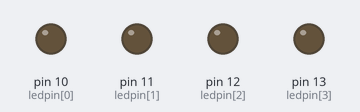
The sketch below on a simulated Arduino Uno, built with avr-gcc and run on an emulated ATmega328P. Shown: output pins drawn as LEDs (lit = HIGH).

Above: at 0.5 s.
At 2.5 s:
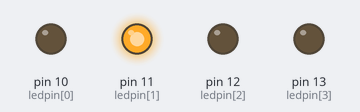
At 4.5 s:
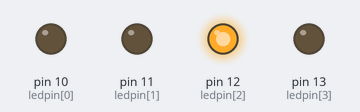
At 9.5 s:
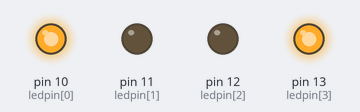
At 14.5 s:
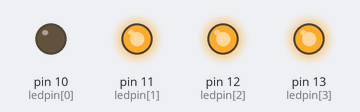
At 19.5 s:
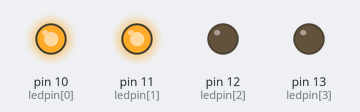
Timing chart, 0 to 20.8 s (numbered marks = the images above):
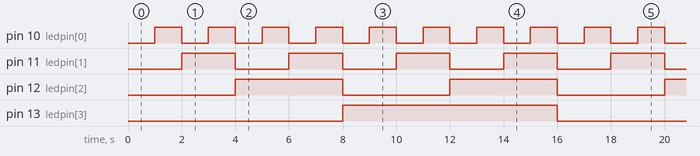

Measured:
- by itself, pin 10 (ledpin[0]): alternates HIGH for 1.0 s and LOW for 1.0 s
- by itself, pin 11 (ledpin[1]): alternates HIGH for 2.0 s and LOW for 2.0 s
- by itself, pin 12 (ledpin[2]): alternates HIGH for 4.0 s and LOW for 4.0 s
- by itself, pin 13 (ledpin[3]): alternates HIGH for 8.0 s and LOW for 8.0 s

The sketch:

COUNTER.ino
```cpp
int ledpin[]={10,11,12,13};
void setup() {
  // put your setup code here, to run once:
  for(int i=0;i<4;i++)
    pinMode(ledpin[i],OUTPUT);
}

void loop() {
  // put your main code here, to run repeatedly:

  for(byte counter=0;counter<=15;counter++)
  {
    displayBinary(counter);
    delay(1000);
  }

}

void displayBinary(byte numtoshow)
{
  for(int i=0;i<4;i++)
  {
    if(bitRead(numtoshow,i)==1)
    {
      digitalWrite(ledpin[i],HIGH);
    }
    else
    {
      digitalWrite(ledpin[i],LOW);
    }
  }
}
```
